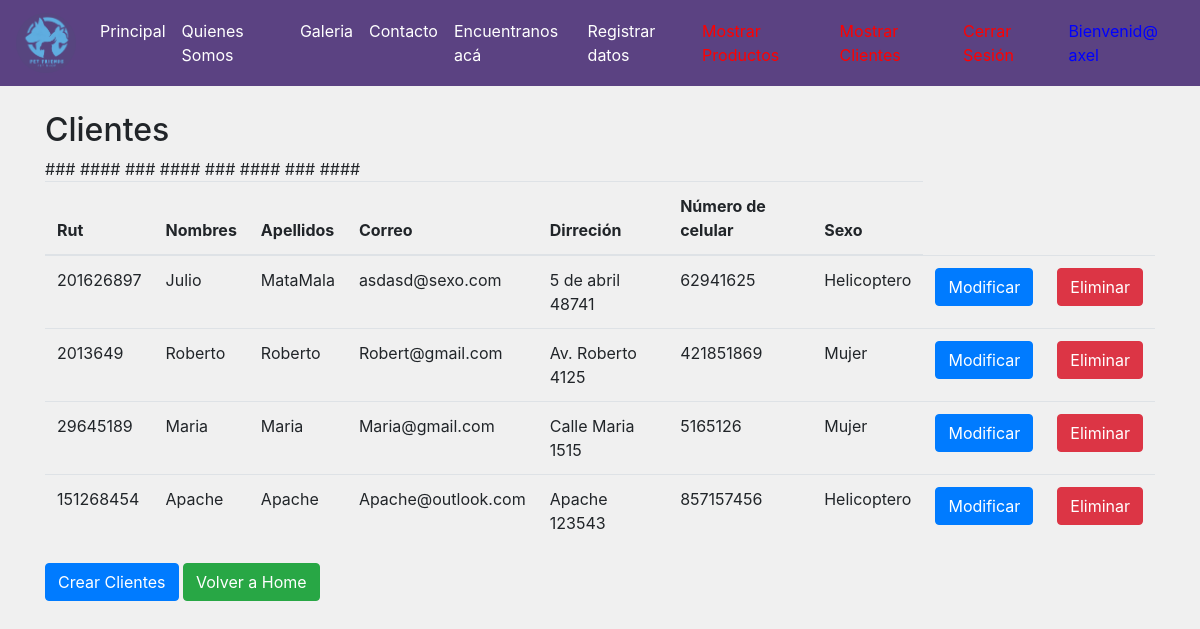
Page /mostrar_clientes/ (signed in) on the committed database.
### core/models.py (models this page shows, shortened)
class Clientes(models.Model):
    rut_cliente=models.CharField(primary_key=True, max_length=10, verbose_name='rut_cliente')
    nombres_cliente=models.CharField(max_length=30, verbose_name='Nombres')
    apellidos_clientes=models.CharField(max_length=30, verbose_name='Apellidos')
    correos_clientes=models.CharField(max_length=30, verbose_name='Correos')
    dirreciones_clientes=models.CharField(max_length=30, verbose_name='Dirreción')
    num_cel_clientes=models.CharField(max_length=30, verbose_name='Número de celular')
    sexo = models.ForeignKey(SexoCliente, on_delete=models.CASCADE, verbose_name='Sexo cliente')

class SexoCliente(models.Model):
    idsexo = models.IntegerField(primary_key=True, verbose_name='Id de sexo')
    nombreSexo=models.CharField(max_length=50, verbose_name='Nombre de sexo')
    def __str__(self):
        return self.nombreSexo

### core/views.py (the view)
def mostrar1(request):
    cliente = Clientes.objects.all()
    datos = {
        'clientes': cliente
    }
    return render(request, 'mostrar_clientes.html', datos)

### core/templates/mostrar_clientes.html (shortened to what this page needs)
<!DOCTYPE html>
<html lang="en">
<head>
    <link rel="stylesheet" href="https://cdn.jsdelivr.net/npm/bootstrap@4.6.1/dist/css/bootstrap.min.css">
    {% load static %}
    <link rel="stylesheet" href="{% static 'css/style.css' %}">
</head>
<body>
  <nav id="nav" class="navbar navbar-expand-sm navbar-light ">
    <div class="navbar-brand">
      <img class="rounded-circle" src="{% static 'img/logo.png' %}" width="60" height="60" alt="">
    </div>
    <div class="collapse navbar-collapse" id="opciones">
      <ul class="navbar-nav">
        <li class="nav-item">
          <a id="navL" class="nav-link" href="{% url 'index' %}">Principal</a>
        </li>
        <li class="nav-item">
          <a class="nav-link" id="navL"  href="{% url 'somos' %}">Quienes Somos</a>
        </li>
        <li class="nav-item">
          <a class="nav-link" id="navL"  href="{% url 'galeria'%}">Galeria</a>
         <li class="nav-item">
            <a class="nav-link" id="navL"  href="{% url 'contacto' %}">Contacto</a>
        </li>
        <li class="nav-item">
          <a class="nav-link" id="navL"  href="{% url 'mapa' %}">Encuentranos acá</a>
        </li>
        <li class="nav-item">
          <a href="{% url 'form_clientes' %}" id="navL" class="nav-link" >Registrar datos</a>
        </li>
        <li class="nav-item">
          {% if user.is_authenticated %}
            <a href="{% url 'mostrar' %}" class="nav-link"  style="color: red;">Mostrar Productos </a>
          </li>
          <li class="nav-item">
            <a href="{% url 'mostrar_clientes' %}"  class="nav-link" style="color: red; ">Mostrar Clientes</a>
          </li>
            <li class="nav-item">
            <a href="{% url 'logout' %}"  class="nav-link"  style="color: red; ">Cerrar Sesión</a>
          </li>
          <li class="nav-item">
            <a href="#" class="nav-link" style="color:blue;" >Bienvenid@ {{user.username}}</a>
          </li>
          {% endif %}
        </li>
      </ul>
    </div>
  </nav>
  <div class="container">
    <div class="table-responsive">
        <h2>Clientes</h2>
        <table class="table">
            <thead>
                <tr>
                    <th>Rut</th>
                    <th>Nombres</th>
                    <th>Apellidos</th>
                    <th>Correo</th>
                    <th>Dirreción</th>
                    <th>Número de celular</th>
                    <th>Sexo</th>
                </tr>
            </thead>
            <tbody>
                {% for c in clientes%}
                <tr>
                    <td>{{c.rut_cliente}}</td>
                    <td>{{c.nombres_cliente}}</td>
                    <td>{{c.apellidos_clientes}}</td>
                    <td>{{c.correos_clientes}}</td>
                    <td>{{c.dirreciones_clientes}}</td>
                    <td>{{c.num_cel_clientes}}</td>
                    <td>{{c.sexo}}</td>
                    {% if user.is_authenticated %}
                        <td><a href="{% url 'form_mod_clientes' c.rut_cliente %}" class="btn btn-primary">Modificar</a> </td>###
                        <td><a href="{% url 'form_del_clientes' c.rut_cliente %}" class="btn btn-danger">Eliminar</a></td>####
                    {% else %}
                        <td><a href="#">No tiene permisos para modificar</a></td>
                        <td><a href="#" style="color:red;">No tiene permisos para eliminar </a></td>
                    {% endif %}
                </tr>
                {% endfor %}
            </tbody>
        </table>
    </div>
        {% if user.is_authenticated %}
            <a href="{% url 'form_clientes' %}" class="btn btn-primary">Crear Clientes</a>
        {% endif %}
            <a href="{% url 'index' %}" class="btn btn-success">Volver a Home</a>
  </div>
</body>
</html>

### core/static/css/style.css (style rules this page uses)
body { background-color: rgb(240, 240, 240); }
#nav { background-color: #5B4282 ; margin-bottom: 25px; }
#navL { color:white; }

### rows in the picture
Clientes: rut_cliente "201626897", nombres_cliente "Julio", apellidos_clientes "MataMala", correos_clientes "asdasd@sexo.com", dirreciones_clientes "5 de abril 48741", num_cel_clientes "62941625", sexo "Helicoptero"
Clientes: rut_cliente "2013649", nombres_cliente "Roberto", apellidos_clientes "Roberto", correos_clientes "Robert@gmail.com", dirreciones_clientes "Av. Roberto 4125", num_cel_clientes "421851869", sexo "Mujer"
Clientes: rut_cliente "29645189", nombres_cliente "Maria", apellidos_clientes "Maria", correos_clientes "Maria@gmail.com", dirreciones_clientes "Calle Maria 1515", num_cel_clientes "5165126", sexo "Mujer"
Clientes: rut_cliente "151268454", nombres_cliente "Apache", apellidos_clientes "Apache", correos_clientes "Apache@outlook.com", dirreciones_clientes "Apache 123543", num_cel_clientes "857157456", sexo "Helicoptero"

### other values in the picture
{{ user.username }} "axel"
